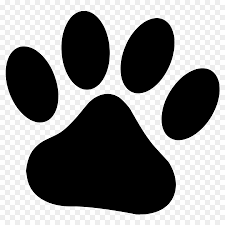
#> input picture Modul2/paws.png, 225 x 225 px
$ jupyter execute --allow-errors 219_WordCloud.ipynb
#> lines starting #> are read from the running program, lines starting #| are printed output that depends on the picture; after the words box and inside, x2 and y2 are one past the last pixel; in counts of white or black regions, pixels touching at a corner belong together
[cell 1]
import numpy as np
import pandas as pd
import matplotlib.pyplot as plt
from wordcloud import WordCloud,ImageColorGenerator

### WordCloud

Menunjukkan kata apa yang memiliki Frekuensi tertinggi

[cell 2]
news = '''Coronavirus (COVID-19)
COVID-19 is a new illness that can affect your lungs and airways. It's caused by a virus called coronavirus.

Stay at home to stop coronavirus spreading
Everyone must stay at home to help stop the spread of coronavirus.

This includes people of all ages – even if you do not have any symptoms or other health conditions.

You can only leave your home:

to shop for basic essentials – only when you really need to
to do one form of exercise a day – such as a run, walk or cycle, alone or with other people you live with
for any medical need – for example, to visit a pharmacy or deliver essential supplies to a vulnerable person
to travel to and from work – but only where this is absolutely necessary
What to do if you have coronavirus symptoms
Continue to stay at home if you have either:

a high temperature – this means you feel hot to touch on your chest or back (you do not need to measure your temperature)
a new, continuous cough – this means coughing a lot for more than an hour, or 3 or more coughing episodes in 24 hours (if you usually have a cough, it may be worse than usual)
To protect others, do not go to places like a GP surgery, pharmacy or hospital. Stay at home.

Use the 111 online coronavirus service to find out what to do.

Use the 111 coronavirus service
Information:
Only call 111 if you cannot get help online.

What to do if you need medical help for another reason
If you need medical help not related to coronavirus, do not go to places like a GP surgery, pharmacy or hospital.

For health information and advice, use the NHS website or check your GP surgery website.
For urgent medical help, use the NHS 111 online service. Only call 111 if you're unable to get help online.
For life-threatening emergencies, call 999 for an ambulance.
Read more advice about getting medical help at home.

Advice for people at high risk
If you're at high risk of getting seriously ill from coronavirus, there are extra things you should do to avoid catching it.

These include:

not leaving your home – you should not go out to do shopping, visit friends or family, or attend any gatherings
avoiding close contact with other people in your home as much as possible
Read the full advice on protecting yourself if you're at high risk from coronavirus on GOV.UK.

Who is at high risk?
You may be at high risk from coronavirus if you:

have had an organ transplant
are having certain types of cancer treatment
have blood or bone marrow cancer, such as leukaemia
have a severe lung condition, such as cystic fibrosis or severe asthma
have a condition that makes you much more likely to get infections
are taking medicine that weakens your immune system
are pregnant and have a serious heart condition
Information:
If you're at high risk, you will be contacted by the NHS by Sunday 29 March 2020. Do not contact your GP or healthcare team at this stage – wait to be contacted.

Other things you can do to stop the infection spreading
Do
wash your hands with soap and water often – do this for at least 20 seconds

use hand sanitiser gel if soap and water are not available

cover your mouth and nose with a tissue or your sleeve (not your hands) when you cough or sneeze

put used tissues in the bin immediately and wash your hands afterwards

stay 2 metres (3 steps) away from other people, if you need to go outside

Don't
do not touch your eyes, nose or mouth if your hands are not clean

How coronavirus is spread
Because it's a new illness, we do not know exactly how coronavirus spreads from person to person.

Similar viruses are spread in cough droplets.

It's very unlikely it can be spread through things like packages or food.

Pregnancy advice
If you're pregnant and worried about coronavirus, you can get advice about coronavirus and pregnancy from the Royal College of Obstretricians and Gynaecologists.

Treatment for coronavirus
There is currently no specific treatment for coronavirus.

Antibiotics do not help, as they do not work against viruses.

Treatment aims to relieve the symptoms while your body fights the illness.

You'll need to stay in isolation, away from other people, until you have recovered.

Get an isolation note to give to your employer
If you live with someone who has symptoms of coronavirus, you can get an isolation note to send to your employer as proof you need to stay off work.

You do not need to get a note from a GP.

Get an isolation note
Information:
If you have symptoms of coronavirus and need to stay at home, use the 111 coronavirus service to get an isolation note.

More information
GOV.UK: coronavirus action plan
GOV.UK: information on coronavirus and the situation in the UK
NHS England: coronavirus for health professionals"
'''

#> (a cell that did not finish here is left out)

[cell 4]
from PIL import Image

#> (a cell that did not finish here is left out)

#> (a cell that did not finish here is left out)

[cell 7]
plt.figure(figsize=(12, 6))
plt.subplot(121)
#> (the rest of this cell did not finish here and is left out)

[cell 8]
paw = Image.open('paws.png')
#> paw is the input picture: PIL image 225x225 P; min 0, max 255, mean 129.9
paw = np.array(paw)
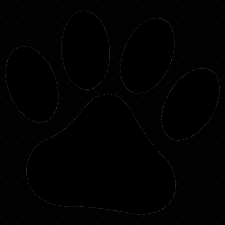
#> paw: shape (225, 225); min 0, max 44, mean 1.4

def ubah(arr):
    if arr ==  0 :
        return arr
    else :
        return 255

paw2 = np.ndarray((225,225), np.int32) #np array kosong dengan shape == shapepaw

for i in range(len(paw)) :
    paw2[i] = list(map(ubah,paw[i]))
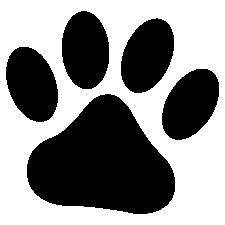
#> paw2: shape (225, 225) int32; 53.5% white; 5 black regions, box (x1, y1, x2, y2) and area: (27, 94, 175, 214) 11868, (121, 18, 174, 93) 2922, (6, 47, 58, 122) 2919, (62, 11, 109, 89) 2914, (162, 69, 219, 140) 2912

plt.imshow(paw2)

$ run again, with Modul2/paw.png copied over Modul2/paws.png
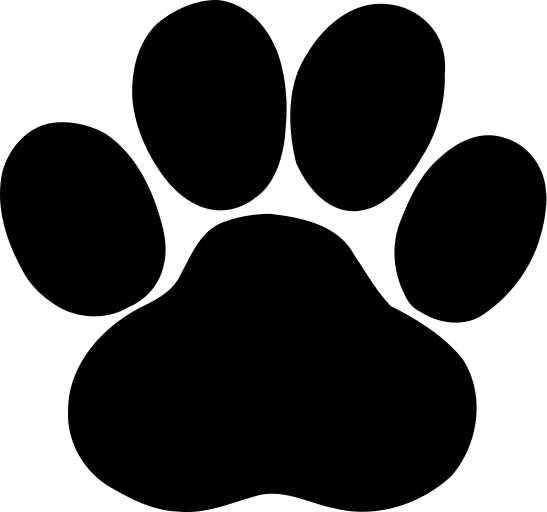
#> input picture Modul2/paw.png, 1093 x 1024 px (shown at 1/2 size)
#> paw is the input picture: PIL image 1093x1024 P; mean R, G, B, A 0, 0, 0, 167.3
#> `paw = np.array(paw)`:
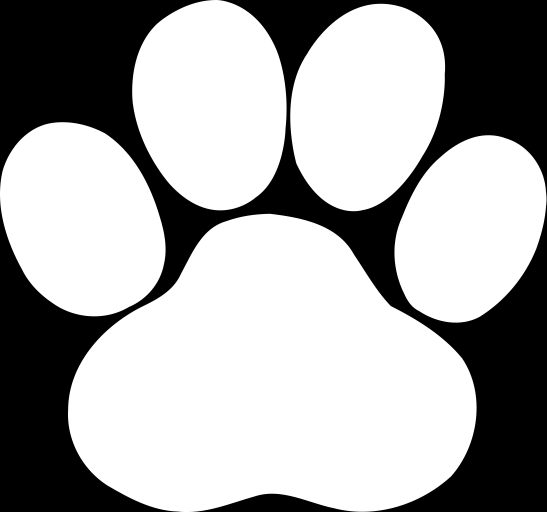
#> paw: shape (1024, 1093) (shown at 1/2 size); min 0, max 255, mean 167.3
